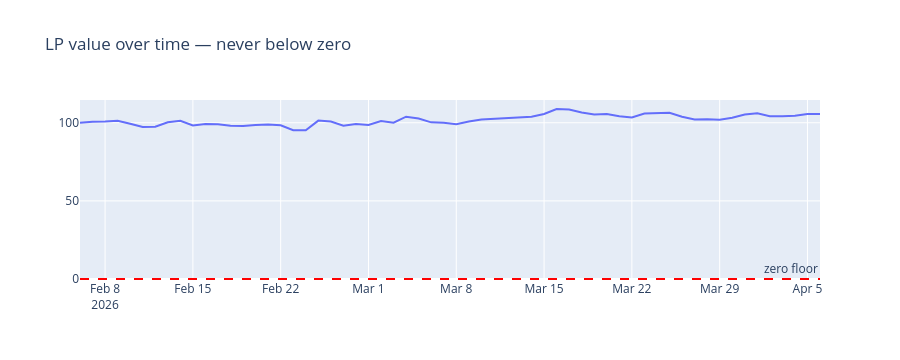

Notebook code cell kept with this figure:
### Markdown cell above
**QA purpose**: capital conservation chart — LP value annotated with initial capital; never below zero.

### Code cell
fig = go.Figure()
for sid in summary["scenario_id"].to_list():
    sub = results.filter(pl.col("scenario_id") == sid).sort("day")
    if sub.height < 2:
        continue
    fig.add_trace(go.Scatter(x=sub["day"].to_list(), y=sub["lp_value_including_fees_token0"].to_list(), name=f"{sid}", mode="lines"))
fig.add_hline(y=0, line_dash="dash", line_color="red", annotation_text="zero floor")
fig.update_layout(height=360, title_text="LP value over time — never below zero")
fig.show()

### Figure 1 — Plotly figure (JSON) as saved in the notebook; plotly's stock layout.template omitted (floating-point values rounded to 4 significant figures)
{"data": [{"mode": "lines", "name": "0x88e6a0c2ddd26feeb64f039a2c41296fcb3f5640__24400000__24820000__197000__203000__100.0", "type": "scatter", "x": ["2026-02-06", "2026-02-07", "2026-02-08", "2026-02-09", "2026-02-10", "2026-02-11", "2026-02-12", "2026-02-13", "2026-02-14", "2026-02-15", "2026-02-16", "2026-02-17", "2026-02-18", "2026-02-19", "2026-02-20", "2026-02-21", "2026-02-22", "2026-02-23", "2026-02-24", "2026-02-25", "2026-02-26", "2026-02-27", "2026-02-28", "2026-03-01", "2026-03-02", "2026-03-03", "2026-03-04", "2026-03-05", "2026-03-06", "2026-03-07", "2026-03-08", "2026-03-09", "2026-03-10", "2026-03-11", "2026-03-12", "2026-03-13", "2026-03-14", "2026-03-15", "2026-03-16", "2026-03-17", "2026-03-18", "2026-03-19", "2026-03-20", "2026-03-21", "2026-03-22", "2026-03-23", "2026-03-24", "2026-03-25", "2026-03-26", "2026-03-27", "2026-03-28", "2026-03-29", "2026-03-30", "2026-03-31", "2026-04-01", "2026-04-02", "2026-04-03", "2026-04-04", "2026-04-05", "2026-04-06"], "y": [99.93, 100.7, 100.8, 101.3, 99.34, 97.24, 97.5, 100.3, 101.3, 98.22, 99.21, 99.11, 98.11, 97.97, 98.64, 98.81, 98.39, 95.26, 95.23, 101.4, 100.7, 98.06, 99.2, 98.56, 101.2, 100.1, 103.9, 102.7, 100.3, 100.0, 99.09, 100.8, 102.1, 102.5, 103.2, 103.7, 103.8, 105.7, 108.8, 108.5, 106.6, 105.3, 105.5, 104.2, 103.5, 105.9, 106.0, 106.3, 103.9, 102.1, 102.2, 101.9, 103.2, 105.3, 106.1, 104.2, 104.2, 104.5, 105.6, 105.6]}], "layout": {"annotations": [{"showarrow": false, "text": "zero floor", "x": 1, "xanchor": "right", "xref": "x domain", "y": 0, "yanchor": "bottom", "yref": "y"}], "height": 360, "shapes": [{"line": {"color": "red", "dash": "dash"}, "type": "line", "x0": 0, "x1": 1, "xref": "x domain", "y0": 0, "y1": 0, "yref": "y"}], "title": {"text": "LP value over time — never below zero"}}}
